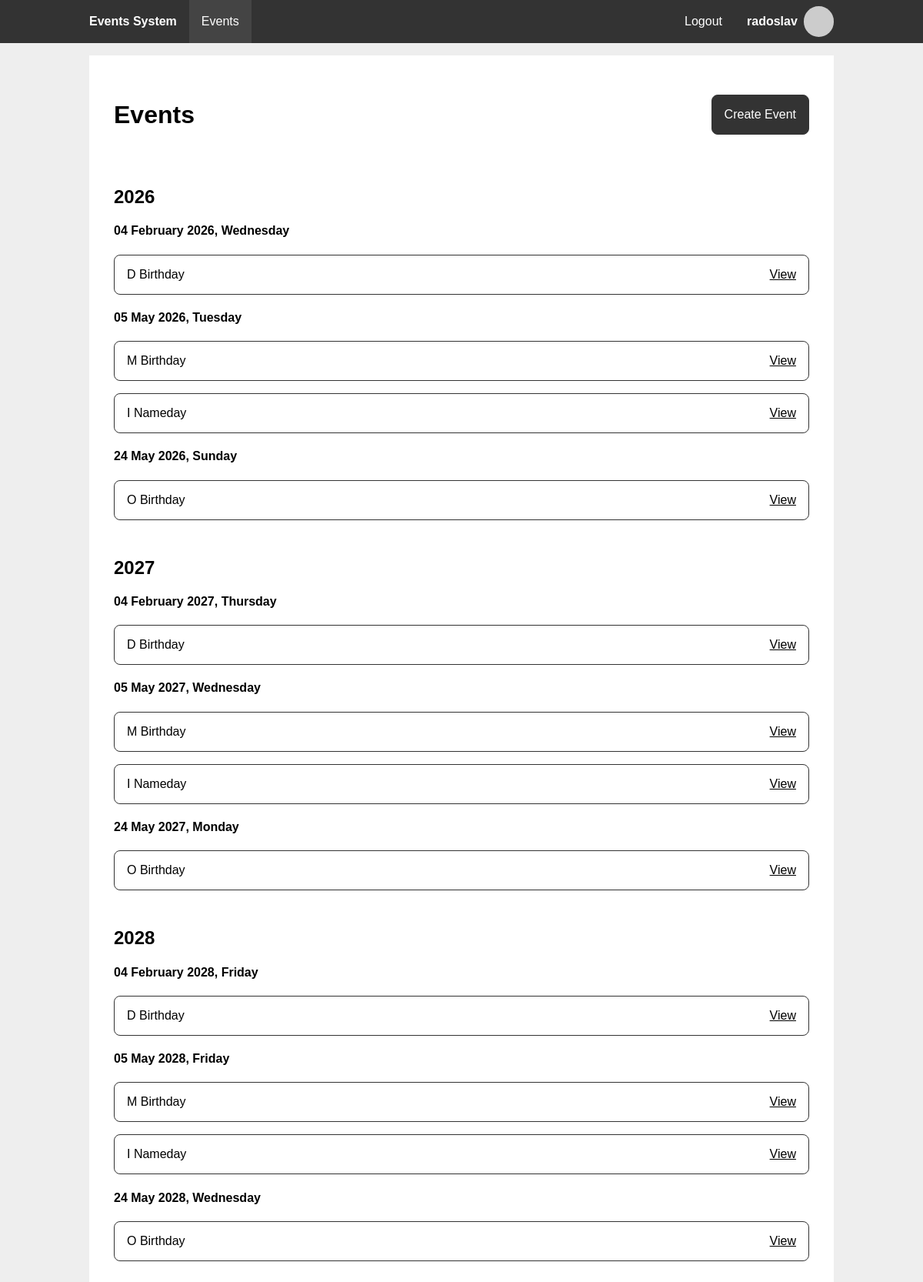
/ (signed in), run on the app's committed database.
### tables this page shows
CREATE TABLE `users` (
  `id` int(11) NOT NULL,
  `username` varchar(50) NOT NULL,
  `password_hash` char(60) NOT NULL
);

CREATE TABLE `events` (
  `event_id` int(11) NOT NULL,
  `name` varchar(50) NOT NULL,
  `date` date NOT NULL,
  `recurring` tinyint(1) NOT NULL
);

### includes/session.php (called while the page is built, shortened)
<?php
function getUserById($user_id) {
  $pdo = getPDO();
  $stmt = $pdo->prepare('SELECT id, username
                        FROM users
                        WHERE id = ?');
  $stmt->execute([$user_id]);
  $user = $stmt->fetch();
  return $user;
}
function getUserId() {
  global $user;
  if (!$user) {
    $user = getUserById($_SESSION['user_id'] ?? null);
  }
  return $user["id"];
}
function ensureLoggedIn() {
  if (!getUserId()) {
    header('Location: ./login.php');
    exit;
  }
}
?>

### includes/getters.php (called while the page is built, shortened)
<?php
function getEvents() {
  $pdo = getPDO();
  $stmt = $pdo->prepare('SELECT *
                        FROM events');
  $stmt->execute();
  return $stmt->fetchAll();
}
?>

### index.php (the view, shortened to what this page needs)
<?php
require_once 'includes/session.php';
require_once 'includes/getters.php';
ensureLoggedIn();
function generateSchedule($events, $startDate, $endDate) {
  $schedule = [];
  foreach ($events as $event) {
    $eventDate = new DateTime($event['date']);
    if ($event['recurring']) {
      while ($eventDate <= $endDate) {
        $eventDate->modify("+1 year");
        if ($eventDate >= $startDate && $eventDate <= $endDate) {
          $schedule[$eventDate->getTimestamp()][] = $event;
        }
      }
    }
  }
  ksort($schedule);
  return $schedule;
}
$events = getEvents();
if ($events) {
  $start = new DateTimeImmutable();
  $end = $start->modify("+3 years");
  $schedule = generateSchedule($events, $start, $end);
}
?>
<?php
include 'templates/main_header.php'
?>
<section class="content">
  <header>
    <h1>Events</h1>
    <a class="btn" href="event_create.php">Create Event</a>
  </header>
  <?php
  if (isset($schedule)):
  ?>
    <ul class="date-list">
    <?php
    $prevYear = 0;
    foreach ($schedule as $date => $events):
    ?>
      <li>
        <?php
        $year = (int)date('Y', $date);
        if ($year > $prevYear):
          $prevYear = $year;
        ?>
          <h2><?php echo $year ?></h2>
        <?php endif ?>
        <h4><?php echo date('d F Y, l', $date) ?></h4>
        <ul class="event-list">
        <?php foreach ($events as $event): ?>
          <li>
            <span><?php echo $event['name'] ?></span>
            <a href="event_view.php?event_id=<?php echo $event['event_id'] ?>&year=<?php echo $year ?>">View</a>
          </li>
        <?php endforeach ?>
        </ul>
      </li>
    <?php endforeach ?>
    </ul>
  <?php else: ?>
    <p>No events available.</p>
  <?php endif ?>
</section>
<?php
include 'templates/main_footer.php'
?>

### templates/main_header.php (shortened to what this page needs)
<?php
require_once 'includes/gravatar.php';
function active($param) {
  $isActive = basename($_SERVER['SCRIPT_NAME'], ".php") === $param;
  echo $isActive ? 'class="active"' : '';
}
?>
<!DOCTYPE html>
<html lang="en">
<head>
  <link rel="stylesheet" href="styles/main.css">
</head>
<body>
  <nav>
    <div class="wrapper">
      <ul>
        <li>
          <span><h1>Events System</h1></span>
        </li>
      </ul>
      <?php if (isset($user) && $user): ?>
      <ul class="middle">
        <li>
          <a href="./" <?php active("index") ?>>Events</a>
        </li>
      </ul>
      <ul>
        <li>
          <a href="logout.php">Logout</a>
        </li>
        <li>
          <a href="profile.php" <?php active("profile") ?>>
            <div class="profile">
              <strong><?php echo $user['username'] ?></strong>
              <img alt="Your Profile" src="<?php gravatarUrl($user['username']) ?>">
            </div>
          </a>
        </li>
      </ul>
      <?php endif ?>
    </div>
  </nav>
  <main class="wrapper">

### styles/main.css (style rules this page uses)
:root { --color-accent: #333; --color-accent-active: #444; --color-background: #fff; --color-background-body: #eee; --color-text: #000; --color-text-accent: #fff; --color-text-error: #f00; --color-text-confirm: #0f0; --nav-height: 3.5em; }
* { box-sizing: border-box; }
body { font-family: sans-serif; color: var(--color-text); background-color: var(--color-background-body); min-height: 100vh; margin: 0; }
h1 { font-size: 2em; }
ul { list-style: none; padding: 0; margin: 0; }
main { flex-grow: 1; }
a { color: inherit; }
input, button, textarea, a.btn { display: block; font-size: inherit; font-family: inherit; border: 1px solid var(--color-accent); padding: 1em; margin: 1em 0; border-radius: 0.5em; text-decoration: none; }
button, a.btn { cursor: pointer; color: var(--color-text-accent); background-color: var(--color-accent); }
.wrapper { width: 100%; max-width: 1000px; margin: 0 auto; }
nav { display: flex; justify-content: center; width: 100%; top: 0; left: 0; color: var(--color-text-accent); background-color: var(--color-accent); z-index: 1; }
nav h1 { margin: 0; padding: 0; }
nav .wrapper { display: flex; flex-direction: column; }
nav a { text-decoration: none; }
nav a:hover, nav a.active { background-color: var(--color-accent-active); }
nav ul { display: flex; align-items: center; flex-direction: column; }
nav ul.middle { flex-grow: 1; margin: 1em 0; }
nav li { height: var(--nav-height); width: 100%; }
nav li > a, nav li > span { display: flex; align-items: center; justify-content: center; padding: 0 1em; height: 100%; }
nav .profile { display: flex; align-items: center; height: 100%; gap: 0.5em }
nav .profile img { height: 70%; border-radius: 50%; }
header { display: flex; justify-content: space-between; align-items: center; }
.content { padding: 2em; background-color: var(--color-background); margin: 1em; }
ul.date-list h2 { margin-top: 2em; }
ul.event-list li { border: 1px solid var(--color-accent); border-radius: 0.5em; margin: 1em 0; padding: 1em; display: flex; justify-content: space-between; }
@media only screen and (min-width: 768px) { body { flex-direction: unset; padding-top: var(--nav-height); } }
@media only screen and (min-width: 768px) { nav { position: fixed; } }
@media only screen and (min-width: 768px) { nav h1 { font-size: 1em; } }
@media only screen and (min-width: 768px) { nav .wrapper { flex-direction: row; } }
@media only screen and (min-width: 768px) { nav ul { flex-direction: row; } }
@media only screen and (min-width: 768px) { nav ul.middle { flex-direction: row; margin: unset; } }
@media only screen and (min-width: 768px) { nav li { width: unset; } }

### data on the page
users: username "radoslav"
events: name "D Birthday"
events: name "M Birthday"
events: name "I Nameday"
events: name "O Birthday"

### other printed values
$year "2026"
date('d F Y, l', $date) "04 February 2026, Wednesday"
date('d F Y, l', $date) "05 May 2026, Tuesday"
date('d F Y, l', $date) "24 May 2026, Sunday"
$year "2027"
date('d F Y, l', $date) "04 February 2027, Thursday"
date('d F Y, l', $date) "05 May 2027, Wednesday"
date('d F Y, l', $date) "24 May 2027, Monday"
$year "2028"
date('d F Y, l', $date) "04 February 2028, Friday"
date('d F Y, l', $date) "05 May 2028, Friday"
date('d F Y, l', $date) "24 May 2028, Wednesday"
